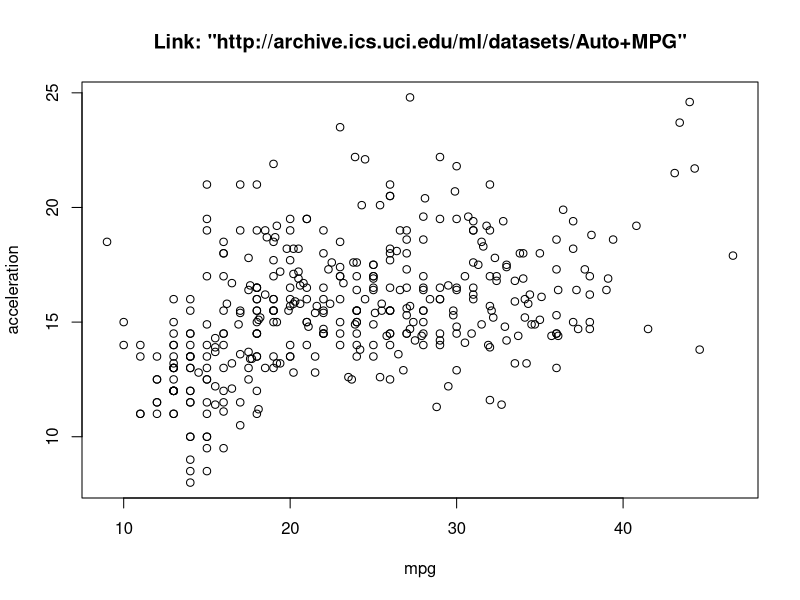

Here is the R script that generated this plot:
#set working directory
setwd("D:/labs/SA/lab1/")

#read data
data <- read.table("input.data", sep = "" , header = F, na.strings ="", stringsAsFactors= F)

plot(data[, 1], data[, 6], xlab = "mpg", ylab = "acceleration", title("Link: \"http://archive.ics.uci.edu/ml/datasets/Auto+MPG\""))


